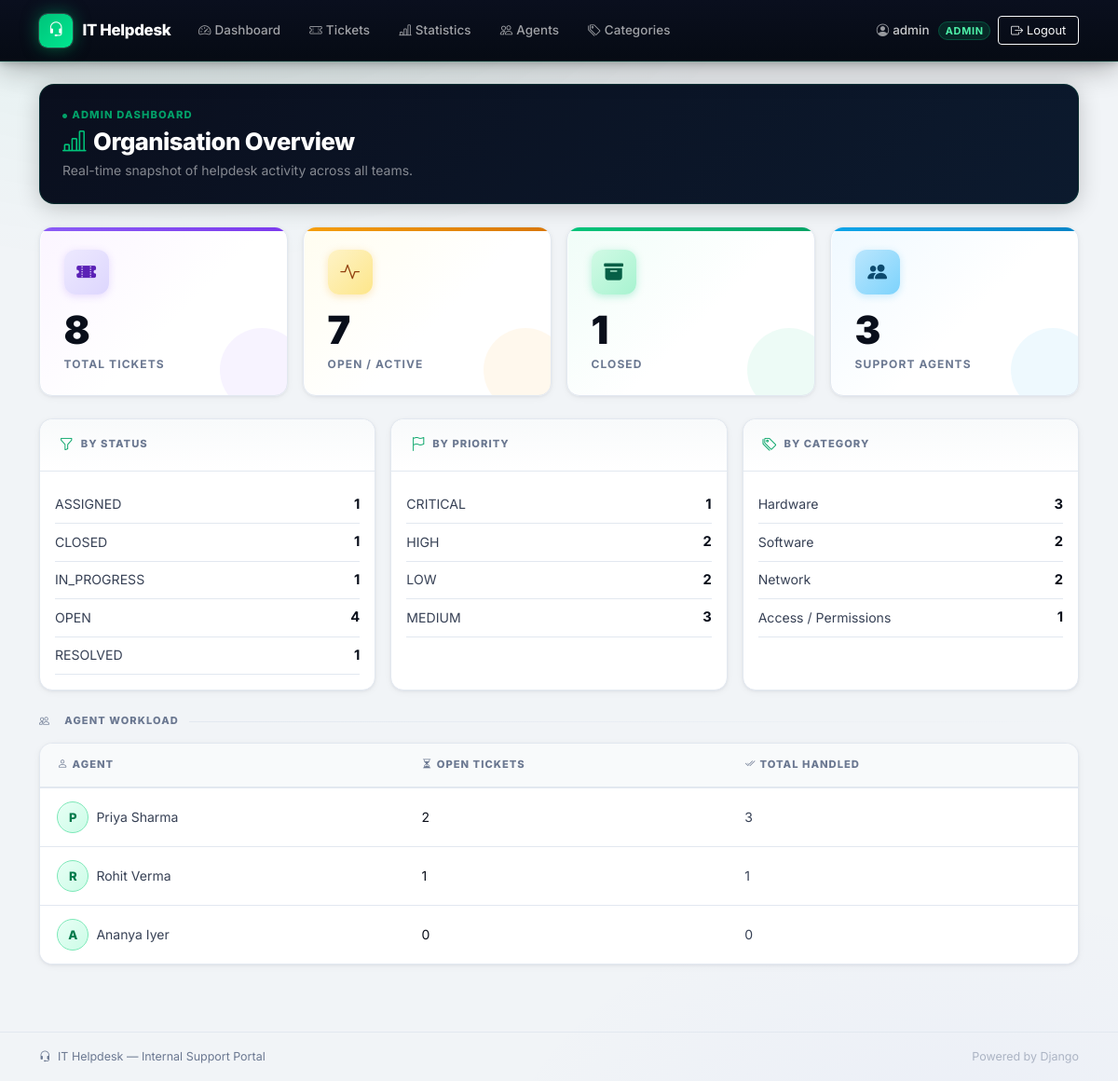
Page /admin-panel/stats/ (signed in) on the committed database.
### accounts/models.py (models this page shows, shortened)
class Profile(models.Model):
    class Role(models.TextChoices):
        EMPLOYEE = 'EMPLOYEE', 'Employee'
        AGENT = 'AGENT', 'Support Agent'
        ADMIN = 'ADMIN', 'Admin'
    user = models.OneToOneField(User, on_delete=models.CASCADE, related_name='profile')
    role = models.CharField(max_length=20, choices=Role.choices, default=Role.EMPLOYEE)
    department = models.CharField(max_length=100, blank=True)
    phone = models.CharField(max_length=20, blank=True)
    is_active_agent = models.BooleanField(
        default=True,
        help_text="Uncheck to stop assigning new tickets to this agent (e.g. on leave)."
    )
    @property
    def is_employee(self):
        return self.role == self.Role.EMPLOYEE
    @property
    def is_admin_role(self):
        return self.role == self.Role.ADMIN

### tickets/models.py (models this page shows, shortened)
class Ticket(models.Model):
    class Priority(models.TextChoices):
        LOW = 'LOW', 'Low'
        MEDIUM = 'MEDIUM', 'Medium'
        HIGH = 'HIGH', 'High'
        CRITICAL = 'CRITICAL', 'Critical'
    class Status(models.TextChoices):
        OPEN = 'OPEN', 'Open'
        ASSIGNED = 'ASSIGNED', 'Assigned'
        IN_PROGRESS = 'IN_PROGRESS', 'In Progress'
        RESOLVED = 'RESOLVED', 'Resolved'
        CLOSED = 'CLOSED', 'Closed'
    STATUS_ORDER = [Status.OPEN, Status.ASSIGNED, Status.IN_PROGRESS, Status.RESOLVED, Status.CLOSED]
    title = models.CharField(max_length=200)
    description = models.TextField()
    category = models.ForeignKey(Category, on_delete=models.SET_NULL, null=True, related_name='tickets')
    priority = models.CharField(max_length=10, choices=Priority.choices, default=Priority.MEDIUM)
    status = models.CharField(max_length=15, choices=Status.choices, default=Status.OPEN)
    created_by = models.ForeignKey(
        settings.AUTH_USER_MODEL, on_delete=models.CASCADE, related_name='created_tickets'
    )
    assigned_to = models.ForeignKey(
        settings.AUTH_USER_MODEL, on_delete=models.SET_NULL, null=True, blank=True,
        related_name='assigned_tickets'
    )
    resolution = models.TextField(blank=True, help_text="Filled in by the agent once resolved.")
    created_at = models.DateTimeField(auto_now_add=True)
    updated_at = models.DateTimeField(auto_now=True)
    resolved_at = models.DateTimeField(null=True, blank=True)
    closed_at = models.DateTimeField(null=True, blank=True)
    class Meta:
        ordering = ['-created_at']

class Category(models.Model):
    name = models.CharField(max_length=100, unique=True)
    description = models.CharField(max_length=255, blank=True)
    class Meta:
        verbose_name_plural = 'Categories'
        ordering = ['name']

### tickets/views.py (the view)
# urls.py: path('admin-panel/stats/', views.admin_stats, name='admin_stats'),
@login_required
def admin_stats(request):
    if not _admin_required(request.user):
        return HttpResponseForbidden("Admins only.")
    tickets = Ticket.objects.all()
    status_counts = tickets.values('status').annotate(count=Count('id')).order_by('status')
    priority_counts = tickets.values('priority').annotate(count=Count('id')).order_by('priority')
    category_counts = tickets.values('category__name').annotate(count=Count('id')).order_by('-count')
    agent_workload = (
        User.objects.filter(profile__role='AGENT')
        .annotate(
            open_count=Count('assigned_tickets', filter=~Q(assigned_tickets__status=Ticket.Status.CLOSED)),
            total_count=Count('assigned_tickets'),
        )
    )
    context = {
        'total_tickets': tickets.count(),
        'open_tickets': tickets.exclude(status=Ticket.Status.CLOSED).count(),
        'closed_tickets': tickets.filter(status=Ticket.Status.CLOSED).count(),
        'status_counts': status_counts,
        'priority_counts': priority_counts,
        'category_counts': category_counts,
        'agent_workload': agent_workload,
        'total_agents': User.objects.filter(profile__role='AGENT').count(),
        'total_employees': User.objects.filter(profile__role='EMPLOYEE').count(),
    }
    return render(request, 'tickets/admin_stats.html', context)

### tickets/views.py (called while the page is built)
def _admin_required(user):
    return hasattr(user, 'profile') and user.profile.is_admin_role

### tickets/templates/tickets/admin_stats.html (shortened to what this page needs)
{% extends "base.html" %}
{% block content %}
<div class="rounded-4 p-4 mb-4"
     style="background: linear-gradient(135deg, var(--nav-bg) 0%, #0c1a2e 100%);
            border: 1px solid rgba(0,196,122,0.15);
            box-shadow: 0 4px 24px rgba(0,0,0,0.2);">
    <div class="d-flex align-items-center gap-2 mb-1">
        <span style="font-size:0.7rem;font-weight:800;text-transform:uppercase;letter-spacing:0.1em;color:rgba(0,196,122,0.8);">
            <i class="bi bi-circle-fill me-1" style="font-size:0.45em; vertical-align:middle;"></i>Admin Dashboard
        </span>
    </div>
    <h3 class="mb-1" style="color:#fff; font-size:1.6rem; font-weight:800; letter-spacing:-0.5px;">
        <i class="bi bi-bar-chart-line me-2" style="color:var(--brand);"></i>Organisation Overview
    </h3>
    <p class="mb-0" style="color:rgba(255,255,255,0.5); font-size:0.875rem;">
        Real-time snapshot of helpdesk activity across all teams.
    </p>
</div>
<div class="row g-3 mb-4">
    <div class="col-sm-6 col-lg-3">
        <div class="stat-card stat-card--violet">
            <div class="stat-icon"><i class="bi bi-ticket-perforated-fill"></i></div>
            <div class="stat-number">{{ total_tickets }}</div>
            <div class="stat-label">Total Tickets</div>
        </div>
    </div>
    <div class="col-sm-6 col-lg-3">
        <div class="stat-card stat-card--amber">
            <div class="stat-icon"><i class="bi bi-activity"></i></div>
            <div class="stat-number">{{ open_tickets }}</div>
            <div class="stat-label">Open / Active</div>
        </div>
    </div>
    <div class="col-sm-6 col-lg-3">
        <div class="stat-card stat-card--emerald">
            <div class="stat-icon"><i class="bi bi-archive-fill"></i></div>
            <div class="stat-number">{{ closed_tickets }}</div>
            <div class="stat-label">Closed</div>
        </div>
    </div>
    <div class="col-sm-6 col-lg-3">
        <div class="stat-card stat-card--sky">
            <div class="stat-icon"><i class="bi bi-people-fill"></i></div>
            <div class="stat-number">{{ total_agents }}</div>
            <div class="stat-label">Support Agents</div>
        </div>
    </div>
</div>
<div class="row g-3 mb-4">
    <div class="col-md-4">
        <div class="ticket-card h-100">
            <div class="card-header-section d-flex align-items-center gap-2">
                <i class="bi bi-funnel text-brand"></i>
                <span class="section-title">By Status</span>
            </div>
            <div class="p-3">
                {% for row in status_counts %}
                <div class="d-flex justify-content-between align-items-center py-2" style="border-bottom: 1px solid var(--border);">
                    <span style="font-size:0.88rem;">{{ row.status }}</span>
                    <strong style="font-size:0.92rem; color:var(--text);">{{ row.count }}</strong>
                </div>
                {% empty %}
                <p class="text-muted small py-2 mb-0">No data yet.</p>
                {% endfor %}
            </div>
        </div>
    </div>
    <div class="col-md-4">
        <div class="ticket-card h-100">
            <div class="card-header-section d-flex align-items-center gap-2">
                <i class="bi bi-flag text-brand"></i>
                <span class="section-title">By Priority</span>
            </div>
            <div class="p-3">
                {% for row in priority_counts %}
                <div class="d-flex justify-content-between align-items-center py-2" style="border-bottom: 1px solid var(--border);">
                    <span style="font-size:0.88rem;">{{ row.priority }}</span>
                    <strong style="font-size:0.92rem; color:var(--text);">{{ row.count }}</strong>
                </div>
                {% empty %}
                <p class="text-muted small py-2 mb-0">No data yet.</p>
                {% endfor %}
            </div>
        </div>
    </div>
    <div class="col-md-4">
        <div class="ticket-card h-100">
            <div class="card-header-section d-flex align-items-center gap-2">
                <i class="bi bi-tags text-brand"></i>
                <span class="section-title">By Category</span>
            </div>
            <div class="p-3">
                {% for row in category_counts %}
                <div class="d-flex justify-content-between align-items-center py-2" style="border-bottom: 1px solid var(--border);">
                    <span style="font-size:0.88rem;">{{ row.category__name|default:"Uncategorised" }}</span>
                    <strong style="font-size:0.92rem; color:var(--text);">{{ row.count }}</strong>
                </div>
                {% empty %}
                <p class="text-muted small py-2 mb-0">No data yet.</p>
                {% endfor %}
            </div>
        </div>
    </div>
</div>
<div class="divider-label">
    <i class="bi bi-people me-1"></i>Agent workload
</div>
<div class="table-card">
    <table class="table align-middle">
        <thead>
            <tr>
                <th><i class="bi bi-person me-1"></i>Agent</th>
                <th><i class="bi bi-hourglass-split me-1"></i>Open Tickets</th>
                <th><i class="bi bi-check2-all me-1"></i>Total Handled</th>
            </tr>
        </thead>
        <tbody>
        {% for agent in agent_workload %}
        <tr>
            <td>
                <div class="d-flex align-items-center gap-2">
                    <div class="avatar-circle" style="width:34px;height:34px;">
                        {{ agent.get_full_name|default:agent.username|first|upper }}
                    </div>
                    <span class="fw-500">{{ agent.get_full_name|default:agent.username }}</span>
                </div>
            </td>
            <td>
                <span class="fw-600" style="color:{% if agent.open_count > 5 %}#b45309{% else %}var(--text){% endif %};">
                    {{ agent.open_count }}
                </span>
            </td>
            <td class="fw-500">{{ agent.total_count }}</td>
        </tr>
        {% endfor %}
        </tbody>
    </table>
</div>
{% endblock %}

### templates/base.html (shortened to what this page needs)
{% load static %}
<!DOCTYPE html>
<html lang="en">
<head>
    <link href="https://cdn.jsdelivr.net/npm/bootstrap@5.3.3/dist/css/bootstrap.min.css" rel="stylesheet">
    <link href="https://cdn.jsdelivr.net/npm/bootstrap-icons@1.11.3/font/bootstrap-icons.min.css" rel="stylesheet">
    <link href="{% static 'css/style.css' %}" rel="stylesheet">
</head>
<body>
<nav class="navbar navbar-expand-lg navbar-dark bg-brand">
    <div class="container">
        <a class="navbar-brand" href="{% url 'dashboard' %}">
            <span class="navbar-brand-icon"><i class="bi bi-headset"></i></span>
            IT Helpdesk
        </a>
        <div class="collapse navbar-collapse" id="navMenu">
            {% if user.is_authenticated %}
            <ul class="navbar-nav me-auto gap-1">
                <li class="nav-item">
                    <a class="nav-link" href="{% url 'dashboard' %}">
                        <i class="bi bi-speedometer2 me-1"></i>Dashboard
                    </a>
                </li>
                <li class="nav-item">
                    <a class="nav-link" href="{% url 'ticket_list' %}">
                        <i class="bi bi-ticket-perforated me-1"></i>Tickets
                    </a>
                </li>
                {% if user.profile.is_admin_role %}
                <li class="nav-item">
                    <a class="nav-link" href="{% url 'admin_stats' %}">
                        <i class="bi bi-bar-chart-line me-1"></i>Statistics
                    </a>
                </li>
                <li class="nav-item">
                    <a class="nav-link" href="{% url 'manage_agents' %}">
                        <i class="bi bi-people me-1"></i>Agents
                    </a>
                </li>
                <li class="nav-item">
                    <a class="nav-link" href="{% url 'manage_categories' %}">
                        <i class="bi bi-tags me-1"></i>Categories
                    </a>
                </li>
                {% endif %}
            </ul>
            <ul class="navbar-nav align-items-center gap-2">
                <li class="nav-item d-flex align-items-center">
                    <span class="navbar-user-name">
                        <i class="bi bi-person-circle me-1 opacity-75"></i>{{ user.get_full_name|default:user.username }}
                        <span class="nav-user-badge">{{ user.profile.get_role_display }}</span>
                    </span>
                </li>
                <li class="nav-item">
                    <form method="post" action="{% url 'logout' %}" class="d-inline">
                        <button type="submit" class="btn btn-sm btn-outline-light" style="font-size:0.8rem; padding: 0.3rem 0.8rem;">
                            <i class="bi bi-box-arrow-right me-1"></i>Logout
                        </button>
                    </form>
                </li>
            </ul>
            {% else %}
            <ul class="navbar-nav ms-auto gap-1">
                <li class="nav-item"><a class="nav-link" href="{% url 'login' %}"><i class="bi bi-box-arrow-in-right me-1"></i>Login</a></li>
                <li class="nav-item"><a class="nav-link" href="{% url 'signup' %}"><i class="bi bi-person-plus me-1"></i>Sign up</a></li>
            </ul>
            {% endif %}
        </div>
    </div>
</nav>
<div class="container py-4">
    {% block content %}{% endblock %}
</div>
<footer class="site-footer">
    <div class="container d-flex justify-content-between align-items-center">
        <span><i class="bi bi-headset me-1"></i> IT Helpdesk — Internal Support Portal</span>
        <span class="opacity-50">Powered by Django</span>
    </div>
</footer>
</body>
</html>

### rows in the picture
Ticket: status "ASSIGNED", count "1"
Ticket: status "CLOSED", count "1"
Ticket: status "IN_PROGRESS", count "1"
Ticket: status "RESOLVED", count "1"
Category: category__name "Hardware", count "3"
Category: category__name "Software", count "2"
Category: category__name "Network", count "2"
Category: category__name "Access / Permissions", count "1"

### other values in the picture
{{ user.get_full_name|default:user.username }} "admin"
{{ user.profile.get_role_display }} "ADMIN"
{{ total_tickets }} "8"
{{ open_tickets }} "7"
{{ closed_tickets }} "1"
{{ total_agents }} "3"
{{ row.status }} "OPEN"
{{ row.count }} "4"
{{ row.priority }} "CRITICAL" "HIGH" "LOW" "MEDIUM"
{{ row.count }} "1" "2" "2" "3"
{{ agent.get_full_name|default:agent.username|first|upper }} "P"
{{ agent.get_full_name|default:agent.username }} "Priya Sharma"
{{ agent.open_count }} "2"
{{ agent.total_count }} "3"
{{ agent.get_full_name|default:agent.username|first|upper }} "R"
